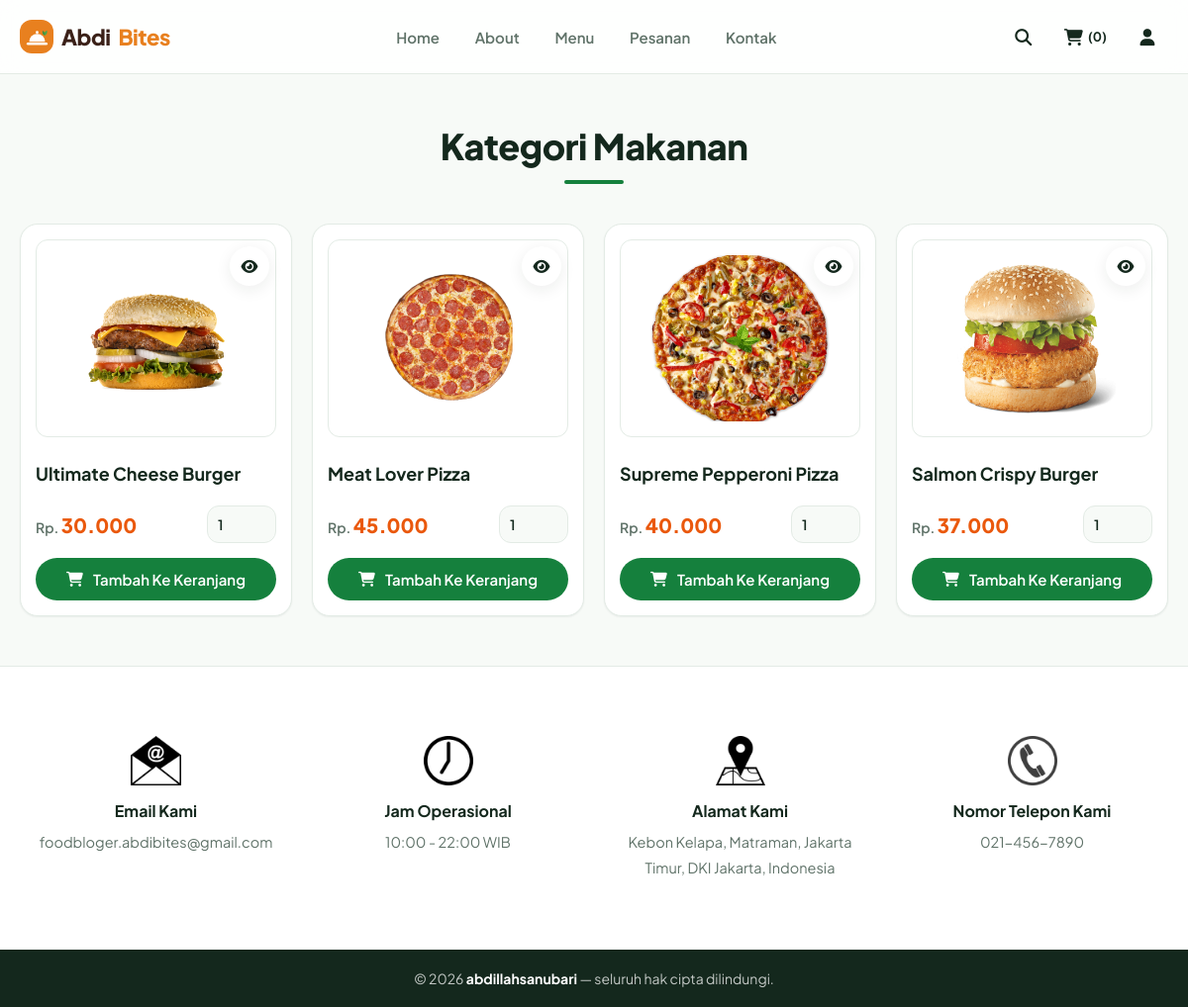
/category.php?category=yummy food, run on the app's committed database.
### tables this page shows
CREATE TABLE `products` (
   `id`         INT UNSIGNED   NOT NULL AUTO_INCREMENT,
   `name`       VARCHAR(100)   NOT NULL,
   `category`   VARCHAR(50)    NOT NULL,
   `price`      INT UNSIGNED   NOT NULL COMMENT 'rupiah, bilangan bulat',
   `image`      VARCHAR(255)   NOT NULL COMMENT 'nama berkas di uploaded_img/',
   `created_at` TIMESTAMP      NOT NULL DEFAULT CURRENT_TIMESTAMP,
   PRIMARY KEY (`id`),
   KEY `idx_products_category` (`category`)
);

### public/category.php (the view, shortened to what this page needs)
<?php
require __DIR__ . '/../app/config/connect.php';
?>
<?php $page_title = 'kategori'; include __DIR__ . '/../app/partials/head.php'; ?>
<?php include __DIR__ . '/../app/partials/user_header.php'; ?>
<section class="products">
   <h1 class="title">kategori makanan</h1>
   <div class="box-container">
      <?php
         $category = $_GET['category'];
         $select_products = $conn->prepare("SELECT * FROM `products` WHERE category = ?");
         $select_products->execute([$category]);
         if($select_products->rowCount() > 0){
            while($fetch_products = $select_products->fetch(PDO::FETCH_ASSOC)){
      ?>
      <form action="" method="post" class="box">
         <a href="quick_view.php?pid=<?= $fetch_products['id']; ?>" class="fas fa-eye"></a>
         <img src="assets/uploads/<?= $fetch_products['image']; ?>" alt="">
         <div class="name"><?= $fetch_products['name']; ?></div>
         <div class="flex">
            <div class="price"><span>Rp. </span><?= number_format($fetch_products['price'], 0, ',', '.'); ?></div>
            <input type="number" name="qty" class="qty" min="1" max="99" value="1" maxlength="2">
         </div>
         <button type="submit" name="add_to_cart" class="cart-btn">
            <i class="fas fa-shopping-cart"></i>
            <span>tambah ke keranjang</span>
         </button>
      </form>
      <?php
            }
         }else{
            echo '<p class="empty">belum ada produk yang ditambahkan!</p>';
         }
      ?>
   </div>
</section>
<?php include __DIR__ . '/../app/partials/footer.php'; ?>
</body>
</html>

### public/assets/css/style.css (style rules this page uses)
:root { --green:#15803d; --green-dark:#166534; --green-soft:#dcfce7; --green-tint:#f0fdf4; --orange:#ea580c; --orange-soft:#ffedd5; --brand-dark:#3b2118; --brand-orange:#e8801f; --bg:#f7faf7; --surface:#ffffff; --ink:#14281d; --muted:#5f7268; --line:#e3ebe5; --red:#dc2626; --red-soft:#fee2e2; --amber:#f59e0b; --radius:1.2rem; --radius-lg:1.8rem; --radius-pill:5rem; --border:.1rem solid var(--line); --shadow-sm:0 .1rem .2rem rgba(20,40,29,.06); --shadow:0 .4rem 1.6rem rgba(20,40,29,.08); --shadow-lg:0 1.2rem 3.2rem rgba(20,40,29,.12); --ease:.25s cubic-bezier(.4,0,.2,1); }
* { font-family:'Plus Jakarta Sans', system-ui, sans-serif; margin:0; padding:0; box-sizing:border-box; outline:none; border:none; text-decoration:none; }
html { font-size:62.5%; overflow-x:hidden; scroll-behavior:smooth; scroll-padding-top:8rem; }
body { background-color:var(--bg); color:var(--ink); min-height:100vh; display:flex; flex-direction:column; }
img { max-width:100%; display:block; }
section { margin:0 auto; width:100%; max-width:120rem; padding:5rem 2rem; }
.title { text-align:center; margin-bottom:4rem; font-size:3.6rem; font-weight:800; letter-spacing:-.05rem; color:var(--ink); text-transform:capitalize; }
.title::after { content:''; display:block; width:6rem; height:.4rem; margin:1.2rem auto 0; border-radius:var(--radius-pill); background-color:var(--green); }
.products .box-container { display:grid; grid-template-columns:repeat(auto-fill, minmax(26rem, 1fr)); align-items:flex-start; gap:2rem; }
.products .box-container .box { background-color:var(--surface); border:var(--border); border-radius:var(--radius-lg); padding:1.5rem; position:relative; overflow:hidden; transition:var(--ease); box-shadow:var(--shadow-sm); display:flex; flex-direction:column; height:100%; }
.products .box-container .box .flex, .products .box-container .box .flex-btn { margin-top:auto; }
.products .box-container .box img { height:20rem; width:100%; object-fit:contain; margin-bottom:1.5rem; border-radius:var(--radius); background-color:#fff; border:var(--border); padding:1.5rem; transition:var(--ease); }
.products .box-container .box .fa-eye { position:absolute; top:2.2rem; height:4rem; width:4rem; border-radius:50%; background-color:var(--surface); box-shadow:var(--shadow); cursor:pointer; font-size:1.5rem; color:var(--ink); transition:var(--ease); display:grid; place-items:center; z-index:2; }
.products .box-container .box .fa-eye { right:2.2rem; }
.products .box-container .box .cart-btn { width:100%; margin-top:1.5rem; padding:1.2rem 2rem; display:flex; align-items:center; justify-content:center; gap:1rem; border-radius:var(--radius-pill); font-size:1.5rem; font-weight:600; color:#fff; background-color:var(--green); cursor:pointer; text-transform:capitalize; transition:var(--ease); }
.products .box-container .box .name { font-size:1.8rem; font-weight:700; color:var(--ink); margin:1rem 0 .5rem; line-height:1.35; }
.products .box-container .box .flex { display:flex; align-items:center; gap:1rem; margin-top:1.5rem; flex-wrap:wrap; }
.products .box-container .box .flex .price { margin-right:auto; font-size:2rem; font-weight:800; color:var(--orange); }
.products .box-container .box .flex .price span { color:var(--muted); font-size:1.4rem; font-weight:600; }
.products .box-container .box .flex .qty, .products .box-container .box .flex input[type="number"] { padding:.9rem 1rem; width:7rem; border:var(--border); border-radius:var(--radius); font-size:1.4rem; font-weight:600; color:var(--ink); background-color:var(--bg); }
.box, input[type="text"], input[type="email"], input[type="password"], input[type="number"], input[type="date"], select, textarea { font-family:inherit; }

### data on the page
products: image (picture), name "Ultimate Cheese Burger", price "30.000"
products: image (picture), name "Meat Lover Pizza", price "45.000"
products: image (picture), name "Supreme Pepperoni Pizza", price "40.000"
products: image (picture), name "Salmon Crispy Burger", price "37.000"

### other printed values
$total_cart_items "0"
